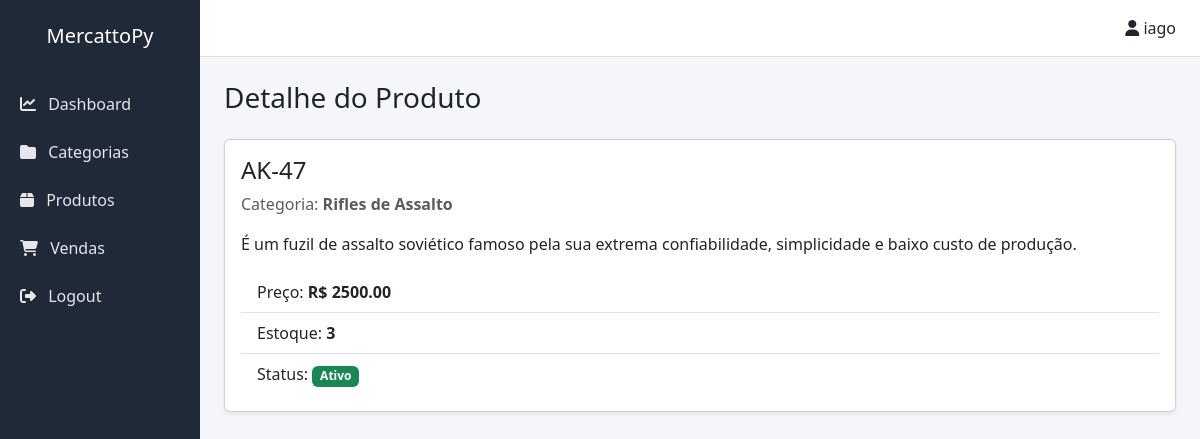
The page /produtos/4/ (signed in) on the database as committed earlier.
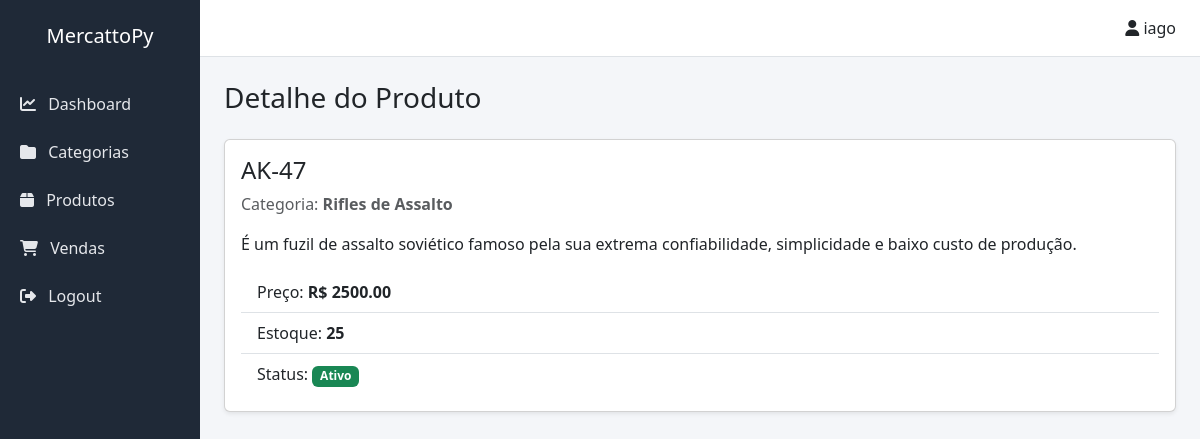
The same page on the database as committed later.
### catalog/models.py (models this page shows, shortened)
class Product(models.Model):
    category = models.ForeignKey(
        Category,
        on_delete=models.PROTECT,
        related_name='products'
    )
    name = models.CharField(max_length=150)
    description = models.TextField(blank=True)
    price = models.DecimalField(max_digits=10, decimal_places=2)
    stock = models.PositiveIntegerField()
    is_active = models.BooleanField(default=True)
    class Meta:
        verbose_name = "Produto"
        verbose_name_plural = "Produtos"
        ordering = ['name']

class Category(models.Model):
    name = models.CharField(max_length=150)
    description = models.TextField(blank=True)
    is_active = models.BooleanField(default=True)
    class Meta:
        verbose_name = "Categoria"
        verbose_name_plural = "Categorias"
        ordering = ['name']

### catalog/views.py (the view)
# urls.py: path('produtos/<int:product_id>/', views.product_detail, name='product_detail'),
@login_required
def product_detail(request, product_id):
    product = get_object_or_404(Product, id=product_id)
    return render(request, 'catalog/product_detail.html', {
        'product': product
    })

### templates/catalog/product_detail.html (shortened to what this page needs)
{% extends "base.html" %}
{% block content %}
<h3 class="mb-4">Detalhe do Produto</h3>
<div class="card shadow-sm">
    <div class="card-body">
        <h4>{{ product.name }}</h4>
        <p class="text-muted">
            Categoria: <strong>{{ product.category.name }}</strong>
        </p>
        <p>{{ product.description }}</p>
        <ul class="list-group list-group-flush">
            <li class="list-group-item">
                Preço: <strong>R$ {{ product.price }}</strong>
            </li>
            <li class="list-group-item">
                Estoque: <strong>{{ product.stock }}</strong>
            </li>
            <li class="list-group-item">
                Status:
                {% if product.is_active %}
                    <span class="badge bg-success">Ativo</span>
                {% else %}
                    <span class="badge bg-danger">Inativo</span>
                {% endif %}
            </li>
        </ul>
    </div>
</div>
{% endblock %}

Rows that differ between the two databases and show on the page:
changed Product "AK-47": stock "3" → "25"
